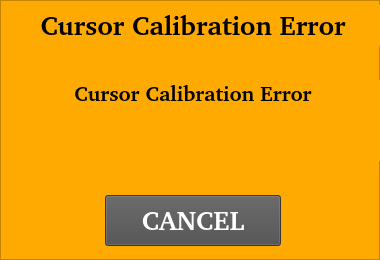
   <widget class="QFrame" name="cursorErrorFrame">
    <property name="geometry">
     <rect>
      <x>1000</x>
      <y>100</y>
      <width>380</width>
      <height>260</height>
     </rect>
    </property>
    <property name="styleSheet">
     <string notr="true">background-color: rgb(255, 170, 0);
background-image: url(:/transparent.png);</string>
    </property>
    <property name="frameShape">
     <enum>QFrame::StyledPanel</enum>
    </property>
    <property name="frameShadow">
     <enum>QFrame::Raised</enum>
    </property>
    <widget class="QLabel" name="label">
     <property name="geometry">
      <rect>
       <x>5</x>
       <y>5</y>
       <width>376</width>
       <height>41</height>
      </rect>
     </property>
     <property name="font">
      <font>
       <family>Bitstream Charter</family>
       <pointsize>20</pointsize>
       <weight>75</weight>
       <bold>true</bold>
      </font>
     </property>
     <property name="text">
      <string>Cursor Calibration Error</string>
     </property>
     <property name="alignment">
      <set>Qt::AlignCenter</set>
     </property>
    </widget>
    <widget class="QPushButton" name="ButtonCursorErr">
     <property name="geometry">
      <rect>
       <x>105</x>
       <y>195</y>
       <width>176</width>
       <height>51</height>
      </rect>
     </property>
     <property name="font">
      <font>
       <family>Bitstream Charter</family>
       <pointsize>20</pointsize>
       <weight>75</weight>
       <bold>true</bold>
      </font>
     </property>
     <property name="styleSheet">
      <string notr="true">background-color: rgb(77, 77, 77);
color: rgb(255, 255, 255);</string>
     </property>
     <property name="text">
      <string>CANCEL</string>
     </property>
    </widget>
    <widget class="QLabel" name="CursorErrorLabel">
     <property name="geometry">
      <rect>
       <x>5</x>
       <y>80</y>
       <width>376</width>
       <height>81</height>
      </rect>
     </property>
     <property name="font">
      <font>
       <family>Bitstream Charter</family>
       <pointsize>16</pointsize>
       <weight>75</weight>
       <bold>true</bold>
      </font>
     </property>
     <property name="styleSheet">
      <string notr="true">color: rgb(0, 0, 0);</string>
     </property>
     <property name="text">
      <string>Cursor Calibration Error</string>
     </property>
     <property name="alignment">
      <set>Qt::AlignHCenter|Qt::AlignTop</set>
     </property>
    </widget>
   </widget>
